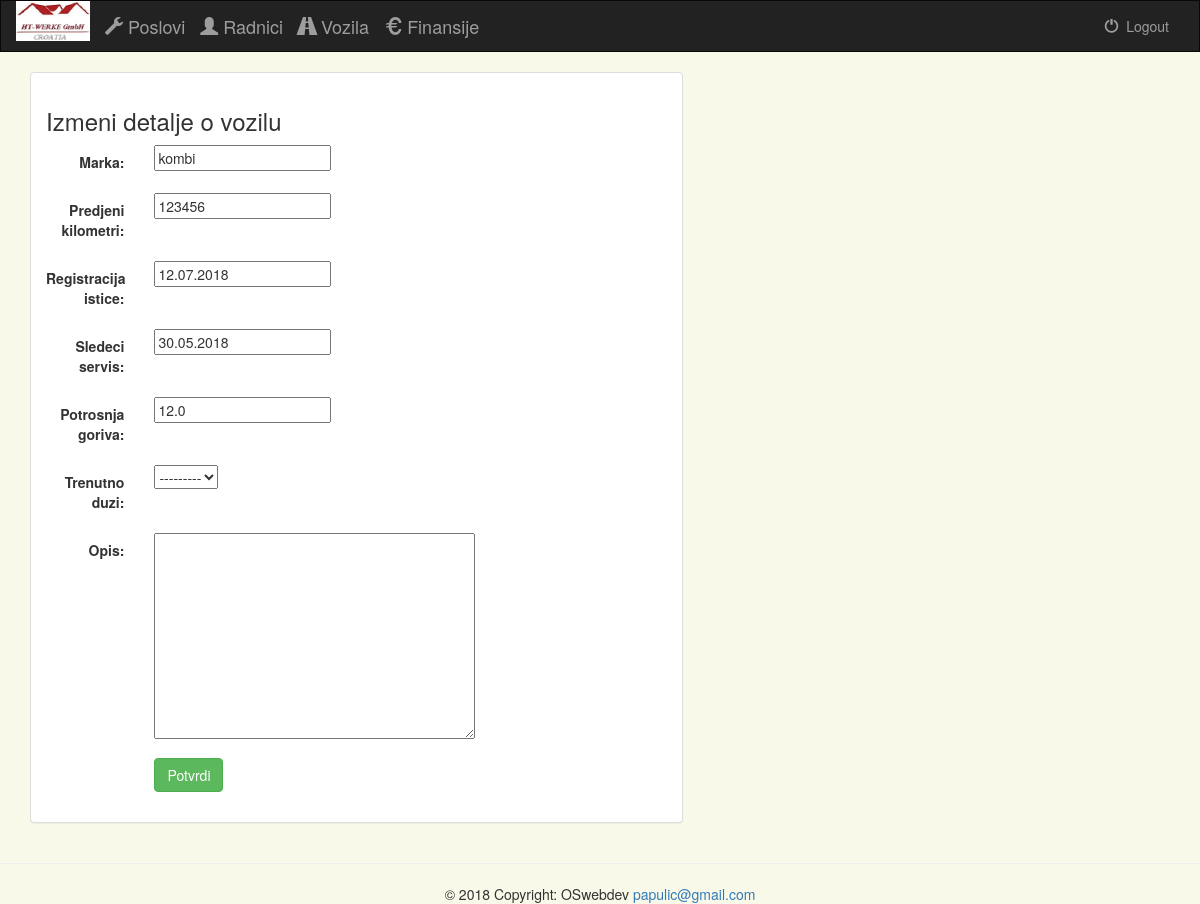
The app's page /administracija/azuriranje_vozila/1/ with its own data.
### projects/models.py (models this page shows, shortened)
class Vozilo(models.Model):
    marka = models.CharField(max_length=30)
    predjeni_kilometri = models.IntegerField(default=None, null=True, blank=True)
    registracija_istice = models.DateField()
    sledeci_servis = models.DateField()
    potrosnja_goriva = models.FloatField(max_length=10, default=0.0)
    opis = models.CharField(max_length=100, blank=True)
    trenutno_duzi = models.ForeignKey(Radnik, null=True, blank=True)
    class Meta:
        verbose_name_plural = "Vozila"

### projects/views.py (the view)
# urls.py: url(r'^azuriranje_vozila/(?P<vozilo_id>[0-9]+)/$', views.vozilo_update, name='vozilo-update'),
def vozilo_update(request, vozilo_id):
    instance = Vozilo.objects.get(pk=vozilo_id)
    form = VoziloForm(request.POST or None, instance=instance)
    if form.is_valid():
        vozilo = form.save(commit=False)
        vozilo.save()
        messages.success(request, "Podaci su ažurirani!")
        return HttpResponseRedirect(reverse('projects:vozila'))
    context = {
        "form": form,
        'vozilo_id': vozilo_id,
    }
    return render(request, 'projects/vozilo_update.html', context)

### projects/forms.py
class VoziloForm(forms.ModelForm):
    registracija_istice = forms.DateField(
        widget=forms.DateInput(format='%d.%m.%Y', attrs={'class': "datum"}), input_formats=('%d.%m.%Y', '%d/%m/%Y', '%d.%m.%y', '%d/%m/%y'))
    sledeci_servis = forms.DateField(
        widget=forms.DateInput(format='%d.%m.%Y', attrs={'class': "datum"}), input_formats=('%d.%m.%Y', '%d/%m/%Y', '%d.%m.%y', '%d/%m/%y'))
    class Meta:
        model = Vozilo
        fields = ['marka', 'predjeni_kilometri', 'registracija_istice', 'sledeci_servis', 'potrosnja_goriva', 'trenutno_duzi', 'opis']
        widgets = {
            'opis': forms.Textarea
        }

### projects/templates/projects/vozilo_update.html (shortened to what this page needs)
{% extends 'projects/base.html' %}
{% block content %}
<div class="container">
    <div class="row">
        <div class="col-sm-12 col-md-7">
            <div class="panel panel-default">
                <div class="panel-body">
                    <h3>Izmeni detalje o vozilu</h3>
                    <form class="form-horizontal" role="form" action="" method="post" enctype="multipart/form-data">
                        {% include 'projects/form_template.html' %}
                        <div class="form-group">
                            <div class="col-sm-offset-2 col-sm-10">
                                <button type="submit" class="btn btn-success">Potvrdi</button>
                            </div>
                        </div>
                    </form>
                </div>
            </div>
        </div>
    </div>
</div>
{% endblock %}

### projects/templates/projects/form_template.html (shortened to what this page needs)
{% for field in form %}
    <div class="form-group">
        <div class="col-sm-offset-2 col-sm-10">
        </div>
        <label class="control-label col-sm-2">{{ field.label_tag }}</label>
        <div class="col-sm-10">{{ field }}</div>
    </div>
{% endfor %}

### projects/static/projects/style.css (style rules this page uses)
body { background: #f8f9e8; }

### records on screen
Vozilo: form "kombi" "123456" "12.07.2018" "30.05.2018" "12.0" "---------"

### other values on screen
{{ field.label_tag }} "Marka:" "Predjeni kilometri:" "Registracija istice:" "Sledeci servis:" "Potrosnja goriva:" "Trenutno duzi:" "Opis:"
